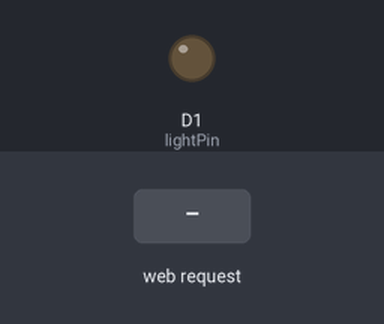
The sketch below on a simulated ESP8266 (NodeMCU). Parts: output pins drawn as LEDs (lit = HIGH). Inputs (shaded band) come from the test bench. WiFi joins after 1.5 s; servers stay silent unless stated; what the sketch prints to the serial monitor is not drawn.

Above: at 2.7 s.
2.8 s: HTTP request GET / received
At 3.1 s:
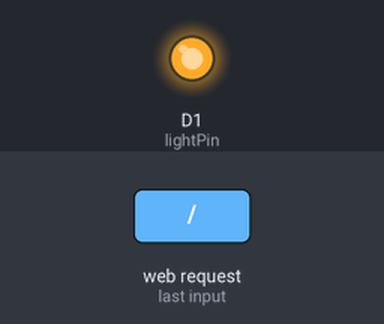
Timing chart, 0 to 5.8 s (numbered marks = the images above; inputs shaded):
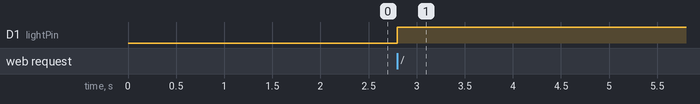

The sketch:

homeAutomation.ino
```cpp
#include <ESP8266WiFi.h>
#include <WiFiClient.h>
#include <ESP8266WebServer.h>
#include <ESP8266mDNS.h>

const char* ssid = "your-ssid";
const char* password = "your-password";

int lightPin = D1;  // Set the pin for the light bulb

ESP8266WebServer server(80);

void handleRoot() {
  digitalWrite(lightPin, !digitalRead(lightPin));  // Toggle the light bulb
  server.send(200, "text/plain", "Light toggled");
}

void setup() {
  pinMode(lightPin, OUTPUT);
  digitalWrite(lightPin, LOW);  // Turn the light off to start

  WiFi.begin(ssid, password);
  while (WiFi.status() != WL_CONNECTED) {
    delay(500);
    Serial.print(".");
  }

  Serial.println("");
  Serial.println("WiFi connected");
  Serial.println("IP address: ");
  Serial.println(WiFi.localIP());

  if (MDNS.begin("esp8266")) {
    Serial.println("MDNS responder started");
  }

  server.on("/", handleRoot);

  server.begin();
  Serial.println("HTTP server started");
}

void loop() {
  server.handleClient();
}
```

Measured:
- after the input at 2.8 s, D1 (lightPin): LOW → HIGH at once
